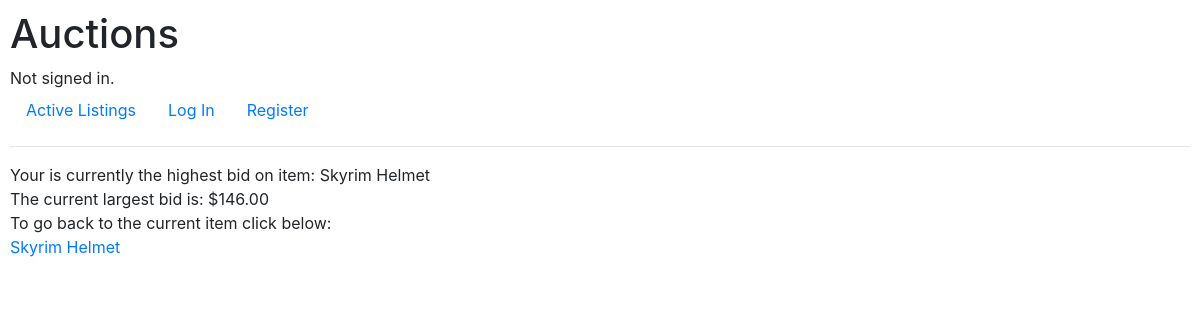
The app's page /winning/1, older data.
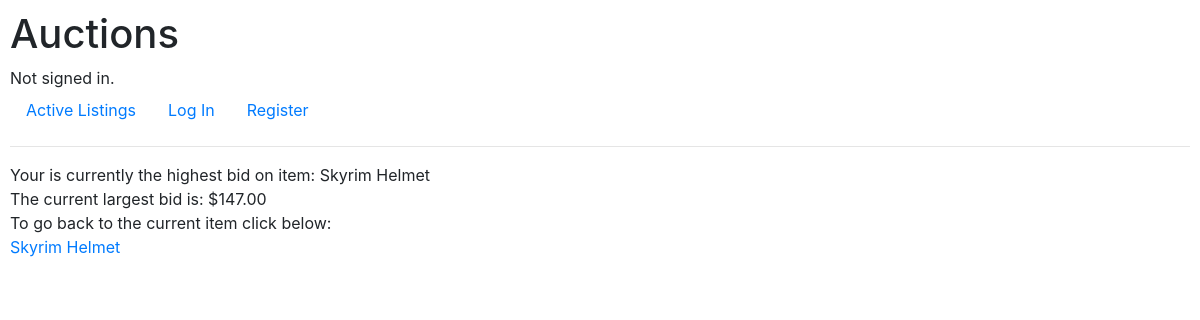
The same page, newer data.
### auctions/models.py (models this page shows)
class Auction(models.Model):
    image = models.CharField(max_length = 1000, default = 'https://www.google.com/url?sa=i&url=https%3A%2F%2Fwww.dreamstime.com%2Fillustration%2Fno-image-available.html&psig=AOvVaw0BsrOjftE4apdhInuJiRA5&ust=1601135009139000&source=images&cd=vfe&ved=0CAIQjRxqFwoTCMji3u3ShOwCFQAAAAAdAAAAABAO')
    title = models.CharField(max_length= 120)
    largest_bid = models.FloatField(validators=[MinValueValidator(0.01), MaxValueValidator(500000)])
    category = models.CharField(max_length=32)
    auction_start = models.DateTimeField(datetime.now)
    auction_end = models.DateTimeField()
    creating_user = models.ForeignKey(User, on_delete = models.PROTECT)
    desc = models.CharField(max_length=500)
    auction_status = models.CharField(max_length=32)#for now it should either be 'open' or 'closed' - but maybe you'd want to add other- such as paused, or revoked, or in review

### auctions/views.py (the view)
# urls.py: path("winning/<str:id>", views.winning, name="winning"),
def winning(request, id):
    auc = Auction.objects.get(pk=id)
    return render(request, "auctions/winning.html", {
        "auc": auc
    })

### auctions/templates/auctions/winning.html
{% extends "auctions/layout.html" %}
{% block body %}
    Your is currently the highest bid on item: {{auc.title}} <br>
    The current largest bid is:  ${{auc.largest_bid|floatformat:2}} <br>
    To go back to the current item click below: <br>
    <a href="{% url 'item' id=auc.id %}"> {{auc.title}}</a>
{% endblock %}

Row changes from the older to the newer data that the page shows:
changed Auction "Skyrim Helmet": largest_bid "146.00" → "147.00"
